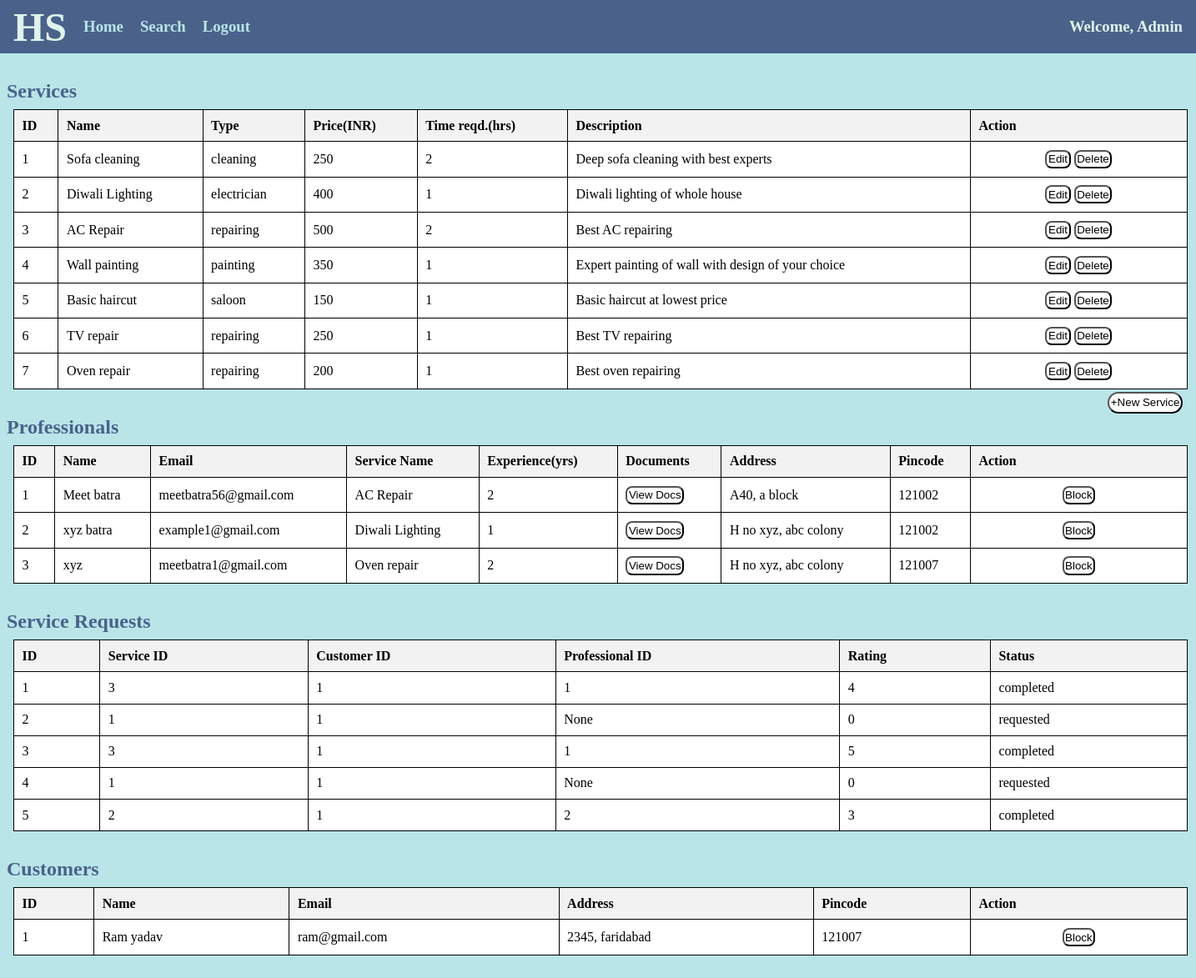
The page /admin/home on the database as committed earlier.
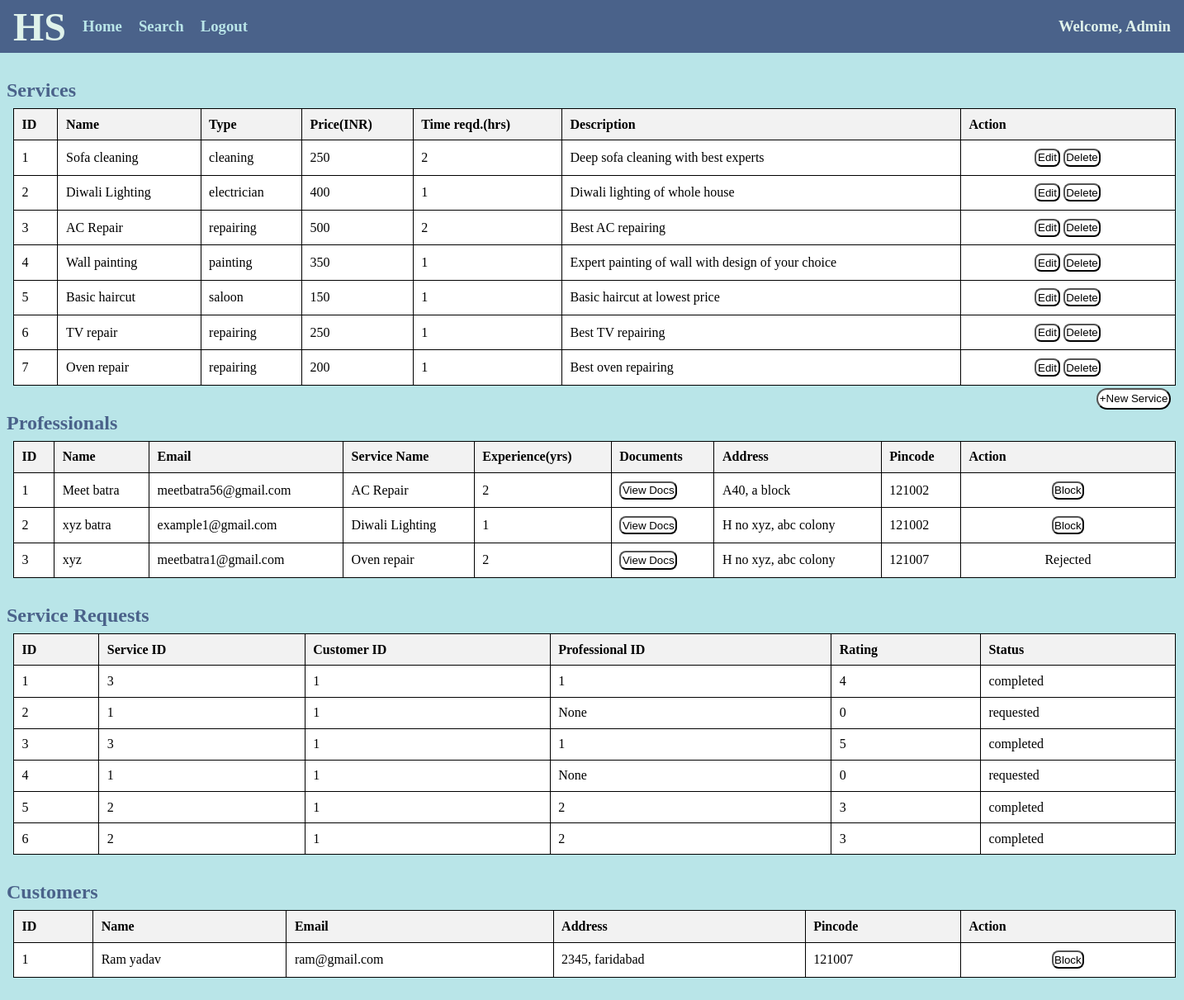
The same page on the database as committed later.
### app.py (models this page shows)
class Service(db.Model):
    __tablename__= "services"
    id = db.Column(db.Integer, primary_key=True, autoincrement=True)
    name = db.Column(db.String, nullable=False)
    type = db.Column(db.String, nullable=False)
    price = db.Column(db.String, nullable=False)
    time_reqd = db.Column(db.String)
    description = db.Column(db.String)

class Professional(db.Model):
    __tablename__="professionals"
    id = db.Column(db.Integer, primary_key=True, autoincrement=True)
    name = db.Column(db.String, nullable=False)
    email = db.Column(db.String, nullable=False, unique=True)
    passw = db.Column(db.String, nullable=False)
    service_id = db.Column(db.Integer, nullable=False)
    service_name = db.Column(db.String, nullable=False)
    experience = db.Column(db.Integer)
    address = db.Column(db.String)
    pincode = db.Column(db.String, nullable=False)
    status = db.Column(db.String, nullable=False)

class Service_Request(db.Model):
    __tablename__="service_requests"
    id = db.Column(db.Integer, primary_key=True, autoincrement=True)
    service_id = db.Column(db.Integer, db.ForeignKey('services.id'), nullable=False)
    cust_id = db.Column(db.Integer, db.ForeignKey('customers.id'), nullable=False)
    prof_id = db.Column(db.Integer, db.ForeignKey('professionals.id'), nullable=False)
    status = db.Column(db.String, nullable=False)
    rating = db.Column(db.Integer, default=0)

class Customer(db.Model):
    __tablename__="customers"
    id = db.Column(db.Integer, primary_key=True, autoincrement=True)
    name = db.Column(db.String, nullable=False)
    email = db.Column(db.String, unique=True, nullable=False)
    passw = db.Column(db.String, nullable=False)
    address = db.Column(db.String)
    pincode = db.Column(db.String, nullable=False)
    status = db.Column(db.String, nullable=False)

### app.py (the view)
@app.route('/admin/home', methods=['GET','POST'])
def admin_home():
    services=Service.query.all()
    profs=Professional.query.all()
    reqs=Service_Request.query.all()
    customers=Customer.query.all()
    return render_template('admin_home.html',services=services,profs=profs,reqs=reqs,customers=customers)

### templates/admin_home.html (shortened to what the changed rows need)
<!DOCTYPE html>
<html lang="en">
<head>
    <link rel="stylesheet" href="../static/style_admin_prof.css">
</head>
<body>
    <div class="nav">
        <h1>HS</h1>
    </div>
    <div class="container">
        <div class="services">
            <h2>Services</h2>
            {% if services | length==0 %}
            <div class="msg">
                <h3>No Services</h3>
                <a href="/admin/createService"><button>+New Service</button></a>
            </div>
            {% else %}
            <table>
                <tr>
                    <th>ID</th>
                    <th>Name</th>
                    <th>Type</th>
                    <th>Price(INR)</th>
                    <th>Time reqd.(hrs)</th>
                    <th>Description</th>
                    <th>Action</th>
                </tr>
                {% for service in services %}
                    <tr>
                        <td>{{service.id}}</td>
                        <td>{{service.name}}</td>
                        <td>{{service.type}}</td>
                        <td>{{service.price}}</td>
                        <td>{{service.time_reqd}}</td>
                        <td>{{service.description}}</td>
                        <td class="btn">
                            <a href="/admin/editService/{{service.id}}"><button>Edit</button></a>
                            <a href="/admin/deleteService/{{service.id}}"><button>Delete</button></a>
                        </td>
                    </tr>
                {% endfor %}
            </table>
            {% endif %}
        </div>
        <div class="prof">
            <h2>Professionals</h2>
            {% if profs | length==0 %}
                <div class="msg">
                    <h3>No Professionals</h3>
                </div>
            {% else %}
            <table>
                <tr>
                    <th>ID</th>
                    <th>Name</th>
                    <th>Email</th>
                    <th>Service Name</th>
                    <th>Experience(yrs)</th>
                    <th>Documents</th>
                    <th>Address</th>
                    <th>Pincode</th>
                    <th>Action</th>
                </tr>
                {% for prof in profs %}
                    <tr>
                        <td>{{prof.id}}</td>
                        <td>{{prof.name}}</td>
                        <td>{{prof.email}}</td>
                        <td>{{prof.service_name}}</td>
                        <td>{{prof.experience}}</td>
                        <td>
                            <a href="/static/docs/{{prof.id}}.pdf" target="_blank"><button>View Docs</button></a>
                        </td>
                        <td>{{prof.address}}</td>
                        <td>{{prof.pincode}}</td>
                        <td class="btn">
                            {% if prof.status =="Approved" %}
                            <a href="/admin/blockProfessional/{{prof.id}}"><button>Block</button></a>
                            {% elif prof.status == "Rejected" %}
                            {{prof.status}}
                            {% elif prof.status == "Blocked" %}
                            {{prof.status}}
                            {% else %}
                            <a href="/admin/approveProfessional/{{prof.id}}"><button>Approve</button></a>
                            <a href="/admin/rejectProfessional/{{prof.id}}"><button>Reject</button></a>
                            {% endif %}
                        </td>
                    </tr>
                {% endfor %}
            </table>
            {% endif %}
        </div>
        <div class="req">
            <h2>Service Requests</h2>
            {% if reqs | length==0 %}
                <div class="msg">
                    <h3>No Requests</h3>
                </div>
            {% else %}
            <table>
                <tr>
                    <th>ID</th>
                    <th>Service ID</th>
                    <th>Customer ID</th>
                    <th>Professional ID</th>
                    <th>Rating</th>
                    <th>Status</th>
                </tr>
                {% for req in reqs %}
                    <tr>
                        <td>{{req.id}}</td>
                        <td>{{req.service_id}}</td>
                        <td>{{req.cust_id}}</td>
                        <td>{{req.prof_id}}</td>
                        <td>{{req.rating}}</td>
                        <td>{{req.status}}</td>
                    </tr>
                {% endfor %}
            </table>
            {% endif %}
        </div>
        <div class="customers">
            <h2>Customers</h2>
            {% if customers | length==0 %}
                <div class="msg">
                    <h3>No Customers</h3>
                </div>
            {% else %}
            <table>
                <tr>
                    <th>ID</th>
                    <th>Name</th>
                    <th>Email</th>
                    <th>Address</th>
                    <th>Pincode</th>
                    <th>Action</th>
                </tr>
                {% for customer in customers %}
                    <tr>
                        <td>{{customer.id}}</td>
                        <td>{{customer.name}}</td>
                        <td>{{customer.email}}</td>
                        <td>{{customer.address}}</td>
                        <td>{{customer.pincode}}</td>
                        <td class="btn">
                            {% if customer.status!="Blocked" %}
                                <a href="/admin/blockCustomer/{{customer.id}}"><button>Block</button></a>
                            {% else %}
                                {{customer.status}}
                            {% endif %}
                        </td>
                    </tr>
                {% endfor %}
            </table>
            {% endif %}
        </div>
    </div>
</body>
</html>

Rows that differ between the two databases and show on the page:
changed Professional "xyz": status (not shown) → "Rejected"; no longer shows "Block"
added Service_Request: id "6", service_id "2", cust_id "1", prof_id "2", rating "3", status "completed"
